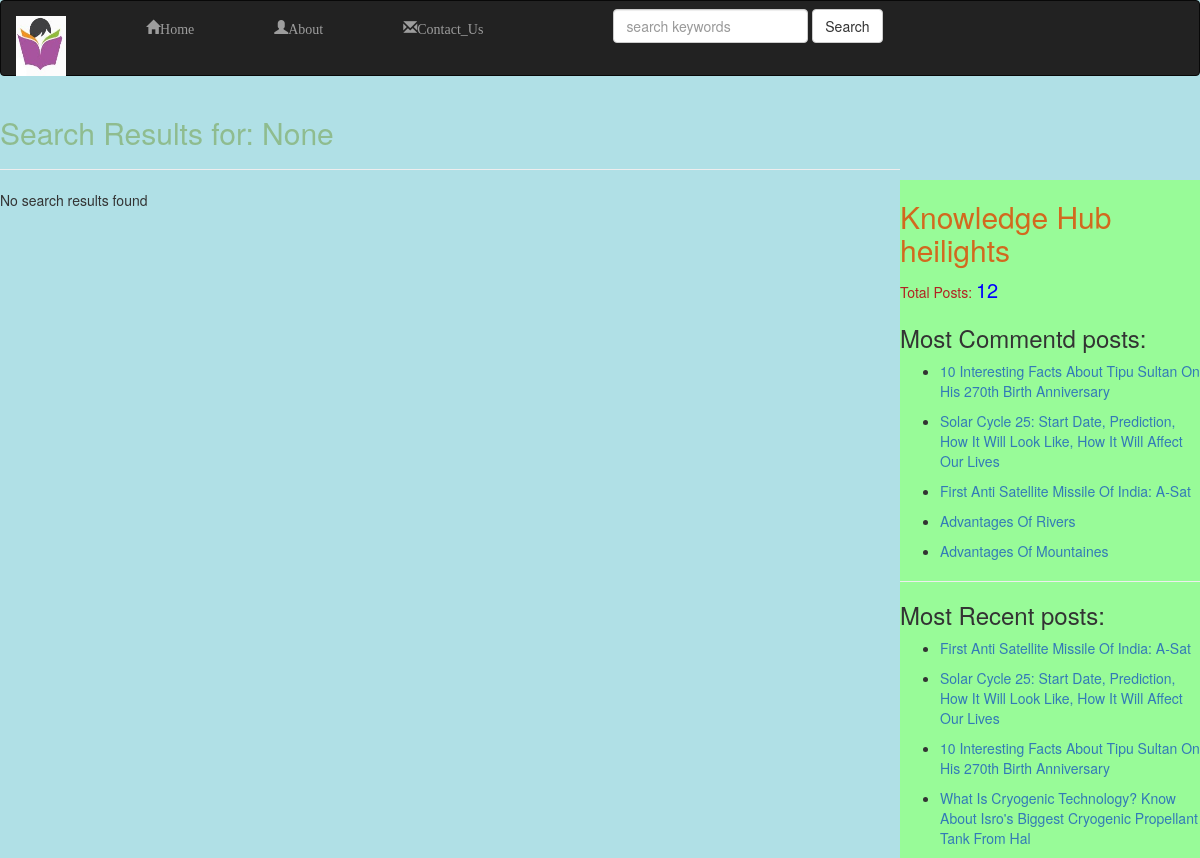
The app's page /search/ with its own data.
### blog/models.py (models this page shows, shortened)
class Post(models.Model):
    STATUS_CHOICES=(('draft','DRAFT'),('publish','PUBLISH'))
    title=models.CharField(max_length=256)
    slug=models.SlugField(max_length=256,unique_for_date='publish')
    author=models.ForeignKey(User,related_name='blog_posts',on_delete=models.CASCADE)
    body=models.TextField()
    publish=models.DateTimeField(default=timezone.now)
    created=models.DateTimeField(auto_now_add=True)
    updated=models.DateTimeField(auto_now=True)
    status=models.CharField(max_length=10,choices=STATUS_CHOICES,default='draft')
    objects=CustomManager()
    tags=TaggableManager()
    class Meta:
        ordering=('-publish',)
    def get_absolute_url(self):
        return reverse('post_details',args=[self.publish.year,self.publish.strftime('%m'),self.publish.strftime('%d'),self.slug])

### blog/views.py (the view)
# urls.py: path('search/', views.search_view, name='search_post'),
def search_view(request):
    posts=None
    value=request.GET.get('searched')
    print(value)
    if value!=None:
        posts=Post.objects.filter(title__icontains=value,body__icontains=value)
    return render(request,'blog/searchresults.html',{'posts':posts,'value':value})

### blog/models.py (called while the page is built)
    def get_queryset(self):
        return super().get_queryset().filter(status='publish')

### blog/templatetags/blog_tags.py (called while the page is built)
@register.simple_tag(name='post_count')
def total_posts():
    return Post.objects.count()

@register.inclusion_tag('blog/latest_posts.html')
def show_latest_posts(count=5):
    latest_posts=Post.objects.order_by('-publish')[:count]
    return {'latest_posts':latest_posts}

@register.simple_tag
def most_commented_posts(count=5):
    return Post.objects.annotate(total_comments=Count('comments')).order_by('-total_comments')[:count]

### templates/blog/searchresults.html (shortened to what this page needs)
{% extends 'blog/base.html' %}
{% block body_block %}
<h2 style="color: darkseagreen;">Search Results for: {{ value|title }}</h2><hr>
{% if posts %}
    {% for post in posts %}
    <div>
        <a href="{{post.get_absolute_url}}"><h2>{{post.title|upper}}</h2></a>
        <p id="p_intro">on {{post.publish}} by {{post.author}}</p>
        <p id="body_intro"> {{post.body|truncatewords:30|linebreaks}}</p>
        Tags:{% for tag in post.tags.all %}
            <a id="tag-btn" class="btn btn-success" href="{%url "post_list_with_tag" tag.slug%}" role="button">{{ tag.name }}</a>
            {% endfor %}
        </div><br>
    {% endfor %}
{% else %}
<p>No search results found</p>
{% endif %}
{% endblock body_block %}

### templates/blog/base.html (shortened to what this page needs)
<!DOCTYPE html>
{% load blog_tags %}
{% load static %}
<html>
    <head>
        <link rel="stylesheet" href="https://maxcdn.bootstrapcdn.com/bootstrap/3.3.7/css/bootstrap.min.css">
        <link rel="stylesheet" href= " {% static "css/index.css" %} ">
    </head>
    <body>
      {% include 'blog/navbar.html' %}
        <div class="context">
            {% block body_block %}
            {% endblock body_block %}
        </div>
        <div class="sidebar" style="margin-top: 7%;">
            <h2>Knowledge Hub heilights</h2>
            <p id="total-char">Total Posts: <span id="total-num">{% post_count %}</span></p>
            <h3>Most Commentd posts:</h3>
            {% most_commented_posts as most_commented %}
            <ul>
              {% for post in most_commented %}
                <li><p><a href="{{post.get_absolute_url}}">{{ post.title|title }}</a></p></li>
              {% endfor %}
            </ul>
            <hr><h3>Most Recent posts:</h3>{% show_latest_posts 4 %}
        </div>
</body>

### templates/blog/latest_posts.html
<ul>
    {% for post in latest_posts %}
    <li><p><a href="{{post.get_absolute_url}}">{{post.title|title}}</a></p></li>
    {% endfor %}
</ul>

### static/css/index.css (style rules this page uses)
body { background: powderblue; }
.context { width: 75%; float: left; }
.sidebar { width: 25%; float: right; background: palegreen; }
h2 { color: chocolate; }
#total-char { color: firebrick; }
#total-num { color: blue; font-size: 20px; }

### records on screen
Post: title "10 Interesting Facts About Tipu Sultan On His 270th Birth Anniversary"
Post: title "Solar Cycle 25: Start Date, Prediction, How It Will Look Like, How It Will Affect Our Lives"
Post: title "First Anti Satellite Missile Of India: A-Sat"
Post: title "Advantages Of Rivers"
Post: title "Advantages Of Mountaines"
Post: title "What Is Cryogenic Technology? Know About Isro's Biggest Cryogenic Propellant Tank From Hal"

### other values on screen
{{ value|title }} "None"
